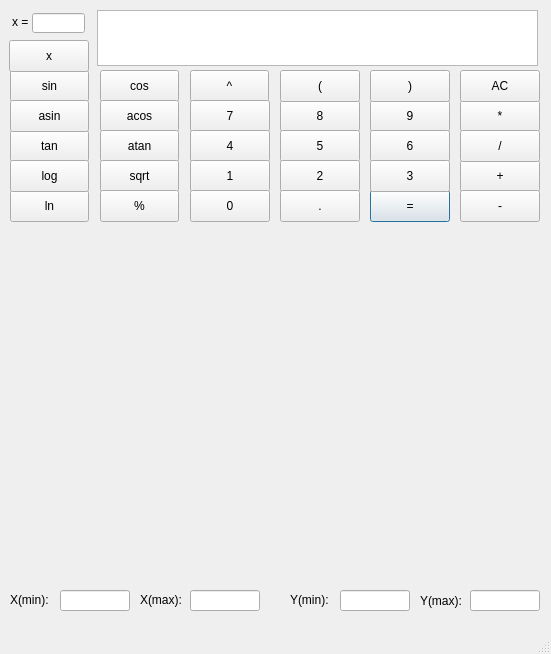
<?xml version="1.0" encoding="UTF-8"?>
<ui version="4.0">
 <class>MainWindow</class>
 <widget class="QMainWindow" name="MainWindow">
  <property name="geometry">
   <rect>
    <x>0</x>
    <y>0</y>
    <width>551</width>
    <height>654</height>
   </rect>
  </property>
  <property name="sizePolicy">
   <sizepolicy hsizetype="Ignored" vsizetype="Ignored">
    <horstretch>0</horstretch>
    <verstretch>0</verstretch>
   </sizepolicy>
  </property>
  <property name="minimumSize">
   <size>
    <width>551</width>
    <height>654</height>
   </size>
  </property>
  <property name="maximumSize">
   <size>
    <width>551</width>
    <height>654</height>
   </size>
  </property>
  <property name="windowTitle">
   <string>SmartCalc v1.0</string>
  </property>
  <widget class="QWidget" name="centralwidget">
   <widget class="QPushButton" name="add_button">
    <property name="geometry">
     <rect>
      <x>460</x>
      <y>160</y>
      <width>80</width>
      <height>32</height>
     </rect>
    </property>
    <property name="styleSheet">
     <string notr="true"/>
    </property>
    <property name="text">
     <string>+</string>
    </property>
   </widget>
   <widget class="QPushButton" name="sub__button">
    <property name="geometry">
     <rect>
      <x>460</x>
      <y>190</y>
      <width>80</width>
      <height>32</height>
     </rect>
    </property>
    <property name="styleSheet">
     <string notr="true"/>
    </property>
    <property name="text">
     <string>-</string>
    </property>
   </widget>
   <widget class="QPushButton" name="mult__button">
    <property name="geometry">
     <rect>
      <x>460</x>
      <y>100</y>
      <width>80</width>
      <height>32</height>
     </rect>
    </property>
    <property name="styleSheet">
     <string notr="true"/>
    </property>
    <property name="text">
     <string>*</string>
    </property>
   </widget>
   <widget class="QPushButton" name="sin_button">
    <property name="geometry">
     <rect>
      <x>10</x>
      <y>70</y>
      <width>79</width>
      <height>32</height>
     </rect>
    </property>
    <property name="styleSheet">
     <string notr="true"/>
    </property>
    <property name="text">
     <string>sin</string>
    </property>
   </widget>
   <widget class="QPushButton" name="cos_button">
    <property name="geometry">
     <rect>
      <x>100</x>
      <y>70</y>
      <width>79</width>
      <height>32</height>
     </rect>
    </property>
    <property name="styleSheet">
     <string notr="true"/>
    </property>
    <property name="text">
     <string>cos</string>
    </property>
   </widget>
   <widget class="QPushButton" name="tan_button">
    <property name="geometry">
     <rect>
      <x>10</x>
      <y>130</y>
      <width>79</width>
      <height>32</height>
     </rect>
    </property>
    <property name="styleSheet">
     <string notr="true"/>
    </property>
    <property name="text">
     <string>tan</string>
    </property>
   </widget>
   <widget class="QPushButton" name="asin_button">
    <property name="geometry">
     <rect>
      <x>10</x>
      <y>100</y>
      <width>79</width>
      <height>32</height>
     </rect>
    </property>
    <property name="styleSheet">
     <string notr="true"/>
    </property>
    <property name="text">
     <string>asin</string>
    </property>
   </widget>
   <widget class="QPushButton" name="acos_button">
    <property name="geometry">
     <rect>
      <x>100</x>
      <y>100</y>
      <width>79</width>
      <height>32</height>
     </rect>
    </property>
    <property name="styleSheet">
     <string notr="true"/>
    </property>
    <property name="text">
     <string>acos</string>
    </property>
   </widget>
   <widget class="QPushButton" name="atan_button">
    <property name="geometry">
     <rect>
      <x>100</x>
      <y>130</y>
      <width>79</width>
      <height>32</height>
     </rect>
    </property>
    <property name="styleSheet">
     <string notr="true"/>
    </property>
    <property name="text">
     <string>atan</string>
    </property>
   </widget>
   <widget class="QPushButton" name="sqrt_button">
    <property name="geometry">
     <rect>
      <x>100</x>
      <y>160</y>
      <width>79</width>
      <height>32</height>
     </rect>
    </property>
    <property name="styleSheet">
     <string notr="true"/>
    </property>
    <property name="text">
     <string>sqrt</string>
    </property>
   </widget>
   <widget class="QPushButton" name="ln_button">
    <property name="geometry">
     <rect>
      <x>10</x>
      <y>190</y>
      <width>79</width>
      <height>32</height>
     </rect>
    </property>
    <property name="styleSheet">
     <string notr="true"/>
    </property>
    <property name="text">
     <string>ln</string>
    </property>
   </widget>
   <widget class="QPushButton" name="log_button">
    <property name="geometry">
     <rect>
      <x>10</x>
      <y>160</y>
      <width>79</width>
      <height>32</height>
     </rect>
    </property>
    <property name="styleSheet">
     <string notr="true"/>
    </property>
    <property name="text">
     <string>log</string>
    </property>
   </widget>
   <widget class="QPushButton" name="mod_button">
    <property name="geometry">
     <rect>
      <x>100</x>
      <y>190</y>
      <width>79</width>
      <height>32</height>
     </rect>
    </property>
    <property name="styleSheet">
     <string notr="true"/>
    </property>
    <property name="text">
     <string>%</string>
    </property>
   </widget>
   <widget class="QPushButton" name="div_button">
    <property name="geometry">
     <rect>
      <x>460</x>
      <y>130</y>
      <width>80</width>
      <height>32</height>
     </rect>
    </property>
    <property name="styleSheet">
     <string notr="true"/>
    </property>
    <property name="text">
     <string>/</string>
    </property>
   </widget>
   <widget class="QPushButton" name="pow_button">
    <property name="geometry">
     <rect>
      <x>190</x>
      <y>70</y>
      <width>79</width>
      <height>32</height>
     </rect>
    </property>
    <property name="styleSheet">
     <string notr="true"/>
    </property>
    <property name="text">
     <string>^</string>
    </property>
   </widget>
   <widget class="QPushButton" name="eq_button">
    <property name="geometry">
     <rect>
      <x>370</x>
      <y>190</y>
      <width>80</width>
      <height>32</height>
     </rect>
    </property>
    <property name="text">
     <string>=</string>
    </property>
    <property name="default">
     <bool>true</bool>
    </property>
   </widget>
   <widget class="QTextEdit" name="textEdit">
    <property name="geometry">
     <rect>
      <x>97</x>
      <y>10</y>
      <width>441</width>
      <height>56</height>
     </rect>
    </property>
    <property name="cursor" stdset="0">
     <cursorShape>IBeamCursor</cursorShape>
    </property>
    <property name="layoutDirection">
     <enum>Qt::RightToLeft</enum>
    </property>
   </widget>
   <widget class="QCustomPlot" name="plot" native="true">
    <property name="geometry">
     <rect>
      <x>0</x>
      <y>230</y>
      <width>551</width>
      <height>351</height>
     </rect>
    </property>
   </widget>
   <widget class="QPushButton" name="sin_button_2">
    <property name="geometry">
     <rect>
      <x>190</x>
      <y>100</y>
      <width>80</width>
      <height>32</height>
     </rect>
    </property>
    <property name="styleSheet">
     <string notr="true"/>
    </property>
    <property name="text">
     <string>7</string>
    </property>
    <property name="autoDefault">
     <bool>false</bool>
    </property>
    <property name="default">
     <bool>false</bool>
    </property>
    <property name="flat">
     <bool>false</bool>
    </property>
   </widget>
   <widget class="QPushButton" name="sin_button_3">
    <property name="geometry">
     <rect>
      <x>280</x>
      <y>100</y>
      <width>80</width>
      <height>32</height>
     </rect>
    </property>
    <property name="styleSheet">
     <string notr="true"/>
    </property>
    <property name="text">
     <string>8</string>
    </property>
   </widget>
   <widget class="QPushButton" name="sin_button_4">
    <property name="geometry">
     <rect>
      <x>370</x>
      <y>100</y>
      <width>80</width>
      <height>32</height>
     </rect>
    </property>
    <property name="styleSheet">
     <string notr="true"/>
    </property>
    <property name="text">
     <string>9</string>
    </property>
   </widget>
   <widget class="QPushButton" name="sin_button_5">
    <property name="geometry">
     <rect>
      <x>190</x>
      <y>130</y>
      <width>80</width>
      <height>32</height>
     </rect>
    </property>
    <property name="styleSheet">
     <string notr="true"/>
    </property>
    <property name="text">
     <string>4</string>
    </property>
   </widget>
   <widget class="QPushButton" name="sin_button_6">
    <property name="geometry">
     <rect>
      <x>370</x>
      <y>130</y>
      <width>80</width>
      <height>32</height>
     </rect>
    </property>
    <property name="styleSheet">
     <string notr="true"/>
    </property>
    <property name="text">
     <string>6</string>
    </property>
   </widget>
   <widget class="QPushButton" name="sin_button_7">
    <property name="geometry">
     <rect>
      <x>280</x>
      <y>130</y>
      <width>80</width>
      <height>32</height>
     </rect>
    </property>
    <property name="styleSheet">
     <string notr="true"/>
    </property>
    <property name="text">
     <string>5</string>
    </property>
   </widget>
   <widget class="QPushButton" name="sin_button_8">
    <property name="geometry">
     <rect>
      <x>280</x>
      <y>160</y>
      <width>80</width>
      <height>32</height>
     </rect>
    </property>
    <property name="styleSheet">
     <string notr="true"/>
    </property>
    <property name="text">
     <string>2</string>
    </property>
   </widget>
   <widget class="QPushButton" name="sin_button_9">
    <property name="geometry">
     <rect>
      <x>370</x>
      <y>160</y>
      <width>80</width>
      <height>32</height>
     </rect>
    </property>
    <property name="styleSheet">
     <string notr="true"/>
    </property>
    <property name="text">
     <string>3</string>
    </property>
   </widget>
   <widget class="QPushButton" name="sin_button_10">
    <property name="geometry">
     <rect>
      <x>190</x>
      <y>160</y>
      <width>80</width>
      <height>32</height>
     </rect>
    </property>
    <property name="styleSheet">
     <string notr="true"/>
    </property>
    <property name="text">
     <string>1</string>
    </property>
   </widget>
   <widget class="QPushButton" name="sin_button_11">
    <property name="geometry">
     <rect>
      <x>190</x>
      <y>190</y>
      <width>80</width>
      <height>32</height>
     </rect>
    </property>
    <property name="styleSheet">
     <string notr="true"/>
    </property>
    <property name="text">
     <string>0</string>
    </property>
   </widget>
   <widget class="QPushButton" name="sin_button_12">
    <property name="geometry">
     <rect>
      <x>280</x>
      <y>190</y>
      <width>80</width>
      <height>32</height>
     </rect>
    </property>
    <property name="styleSheet">
     <string notr="true"/>
    </property>
    <property name="text">
     <string>.</string>
    </property>
   </widget>
   <widget class="QPushButton" name="mod_button_2">
    <property name="geometry">
     <rect>
      <x>460</x>
      <y>70</y>
      <width>80</width>
      <height>32</height>
     </rect>
    </property>
    <property name="styleSheet">
     <string notr="true"/>
    </property>
    <property name="text">
     <string>AC</string>
    </property>
   </widget>
   <widget class="QLineEdit" name="XminText">
    <property name="geometry">
     <rect>
      <x>60</x>
      <y>590</y>
      <width>70</width>
      <height>21</height>
     </rect>
    </property>
    <property name="inputMethodHints">
     <set>Qt::ImhDigitsOnly</set>
    </property>
    <property name="inputMask">
     <string/>
    </property>
    <property name="maxLength">
     <number>8</number>
    </property>
    <property name="frame">
     <bool>true</bool>
    </property>
    <property name="alignment">
     <set>Qt::AlignCenter</set>
    </property>
   </widget>
   <widget class="QLabel" name="label">
    <property name="geometry">
     <rect>
      <x>10</x>
      <y>590</y>
      <width>51</width>
      <height>20</height>
     </rect>
    </property>
    <property name="text">
     <string>X(min):</string>
    </property>
   </widget>
   <widget class="QLabel" name="label_2">
    <property name="geometry">
     <rect>
      <x>140</x>
      <y>590</y>
      <width>51</width>
      <height>20</height>
     </rect>
    </property>
    <property name="text">
     <string>X(max):</string>
    </property>
   </widget>
   <widget class="QLabel" name="label_3">
    <property name="geometry">
     <rect>
      <x>290</x>
      <y>590</y>
      <width>51</width>
      <height>20</height>
     </rect>
    </property>
    <property name="text">
     <string>Y(min):</string>
    </property>
   </widget>
   <widget class="QLabel" name="label_4">
    <property name="geometry">
     <rect>
      <x>420</x>
      <y>590</y>
      <width>51</width>
      <height>21</height>
     </rect>
    </property>
    <property name="text">
     <string>Y(max):</string>
    </property>
   </widget>
   <widget class="QLineEdit" name="XmaxText">
    <property name="geometry">
     <rect>
      <x>190</x>
      <y>590</y>
      <width>70</width>
      <height>21</height>
     </rect>
    </property>
    <property name="inputMethodHints">
     <set>Qt::ImhDigitsOnly</set>
    </property>
    <property name="maxLength">
     <number>8</number>
    </property>
    <property name="frame">
     <bool>true</bool>
    </property>
    <property name="alignment">
     <set>Qt::AlignCenter</set>
    </property>
   </widget>
   <widget class="QLineEdit" name="YminText">
    <property name="geometry">
     <rect>
      <x>340</x>
      <y>590</y>
      <width>70</width>
      <height>21</height>
     </rect>
    </property>
    <property name="autoFillBackground">
     <bool>false</bool>
    </property>
    <property name="inputMethodHints">
     <set>Qt::ImhDigitsOnly</set>
    </property>
    <property name="maxLength">
     <number>8</number>
    </property>
    <property name="frame">
     <bool>true</bool>
    </property>
    <property name="alignment">
     <set>Qt::AlignCenter</set>
    </property>
   </widget>
   <widget class="QLineEdit" name="YmaxText">
    <property name="geometry">
     <rect>
      <x>470</x>
      <y>590</y>
      <width>70</width>
      <height>21</height>
     </rect>
    </property>
    <property name="inputMethodHints">
     <set>Qt::ImhDigitsOnly</set>
    </property>
    <property name="maxLength">
     <number>8</number>
    </property>
    <property name="frame">
     <bool>true</bool>
    </property>
    <property name="alignment">
     <set>Qt::AlignCenter</set>
    </property>
   </widget>
   <widget class="QPushButton" name="sin_button_13">
    <property name="geometry">
     <rect>
      <x>370</x>
      <y>70</y>
      <width>80</width>
      <height>32</height>
     </rect>
    </property>
    <property name="styleSheet">
     <string notr="true"/>
    </property>
    <property name="text">
     <string>)</string>
    </property>
   </widget>
   <widget class="QPushButton" name="sin_button_14">
    <property name="geometry">
     <rect>
      <x>280</x>
      <y>70</y>
      <width>80</width>
      <height>32</height>
     </rect>
    </property>
    <property name="styleSheet">
     <string notr="true"/>
    </property>
    <property name="text">
     <string>(</string>
    </property>
   </widget>
   <widget class="QLabel" name="label_5">
    <property name="geometry">
     <rect>
      <x>12</x>
      <y>14</y>
      <width>20</width>
      <height>16</height>
     </rect>
    </property>
    <property name="text">
     <string>x =</string>
    </property>
   </widget>
   <widget class="QLineEdit" name="XvalText">
    <property name="geometry">
     <rect>
      <x>32</x>
      <y>13</y>
      <width>53</width>
      <height>20</height>
     </rect>
    </property>
   </widget>
   <widget class="QPushButton" name="mod_button_3">
    <property name="geometry">
     <rect>
      <x>9</x>
      <y>40</y>
      <width>80</width>
      <height>32</height>
     </rect>
    </property>
    <property name="styleSheet">
     <string notr="true"/>
    </property>
    <property name="text">
     <string>x</string>
    </property>
   </widget>
  </widget>
  <widget class="QStatusBar" name="statusbar"/>
 </widget>
 <customwidgets>
  <customwidget>
   <class>QCustomPlot</class>
   <extends>QWidget</extends>
   <header>qcustomplot.h</header>
   <container>1</container>
  </customwidget>
 </customwidgets>
 <resources/>
 <connections/>
</ui>
